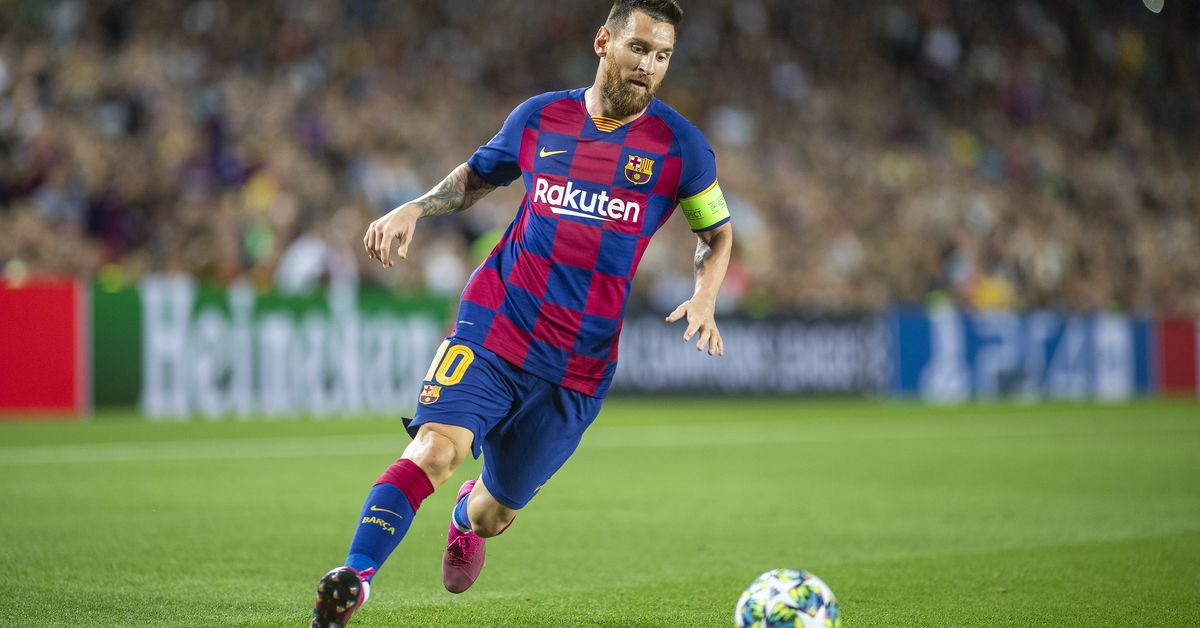
#> input picture video_18_image.jpg, 1200 x 628 px
$ python video_18.py
#> lines starting #> are read from the running program, lines starting #| are printed output that depends on the picture
# -*- coding: utf-8 -*-
"""
Created on Mon May 11 17:43:31 2020

@author: Saif
"""

#%% canny edge detection

import cv2
import numpy as np
import matplotlib.pyplot as plt

def call_back(x):
    pass

img = cv2.imread('video_18_image.jpg', 0)
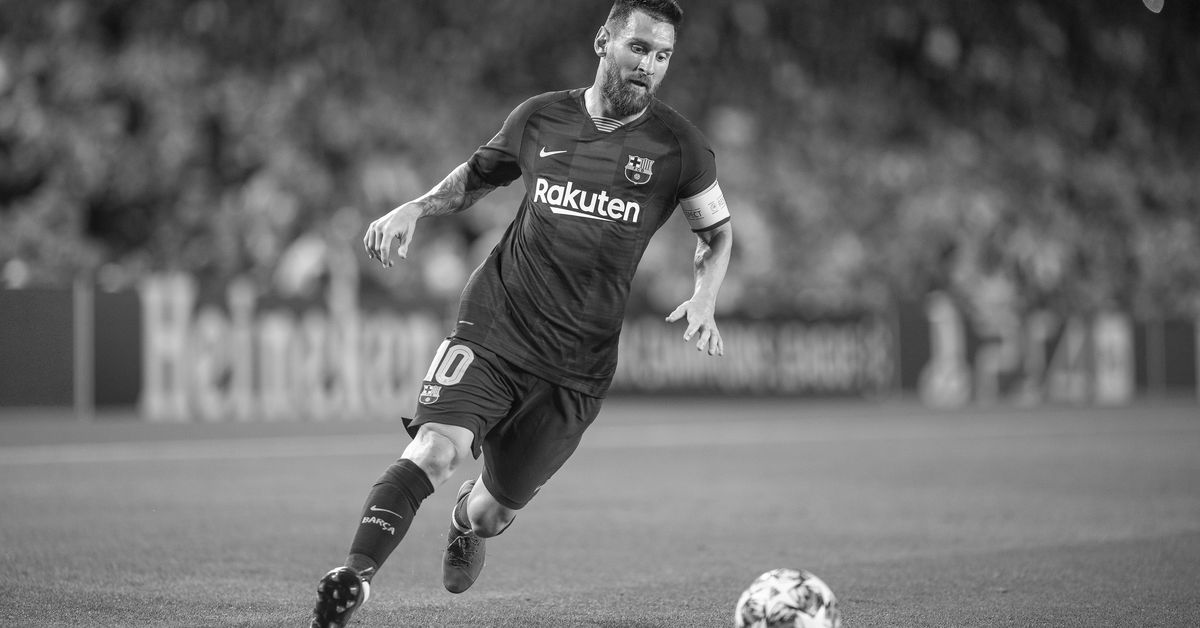
#> img: shape (628, 1200); min 1, max 255, mean 107.8
cv2.namedWindow('track')
cv2.createTrackbar('tr1', 'track', 0, 255, call_back)
cv2.createTrackbar('tr2', 'track', 0, 255, call_back)


while True:
    tr1 = cv2.getTrackbarPos('tr1', 'track')
    tr2 = cv2.getTrackbarPos('tr2', 'track')
    canny = cv2.Canny(img, tr1, tr2)
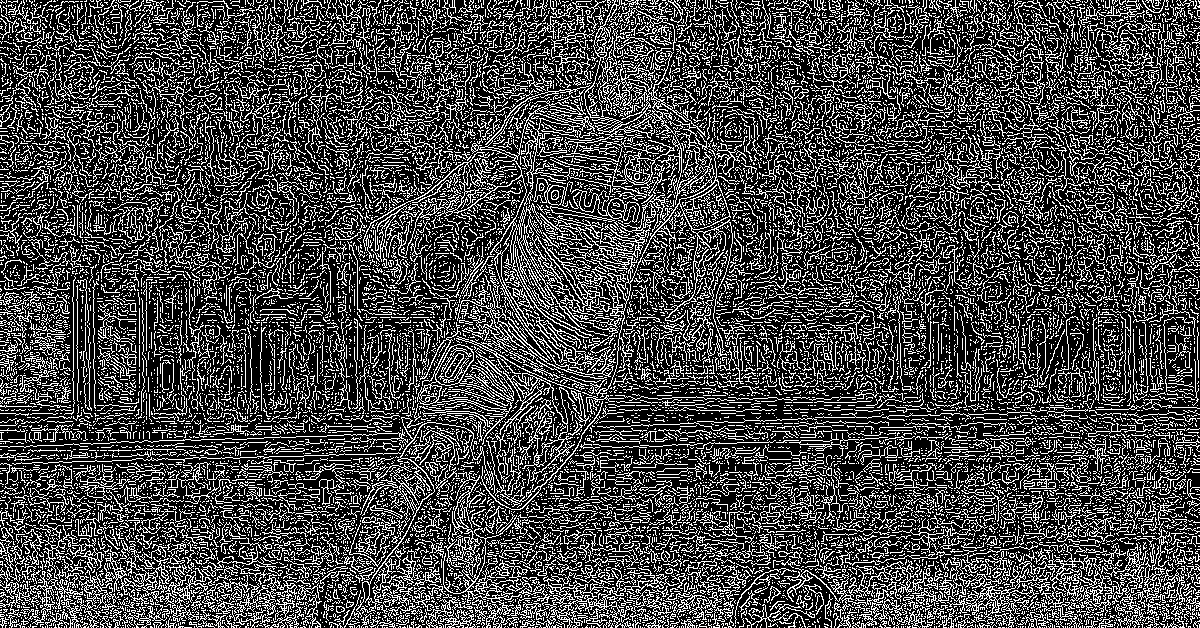
#> canny: shape (628, 1200); 27.7% white in thin lines or dots

    cv2.imshow('image', img)
    cv2.imshow('canny', canny)

    if cv2.waitKey(1) & 0xFF == 27:
#> (key Esc is pressed here)
        break


image = [img, canny]
title = ['original', 'canny']
n = len(title)

# [8 lines of commented-out code are left out]
cv2.destroyAllWindows()

$ run again, with video_13_image.jpg copied over video_18_image.jpg
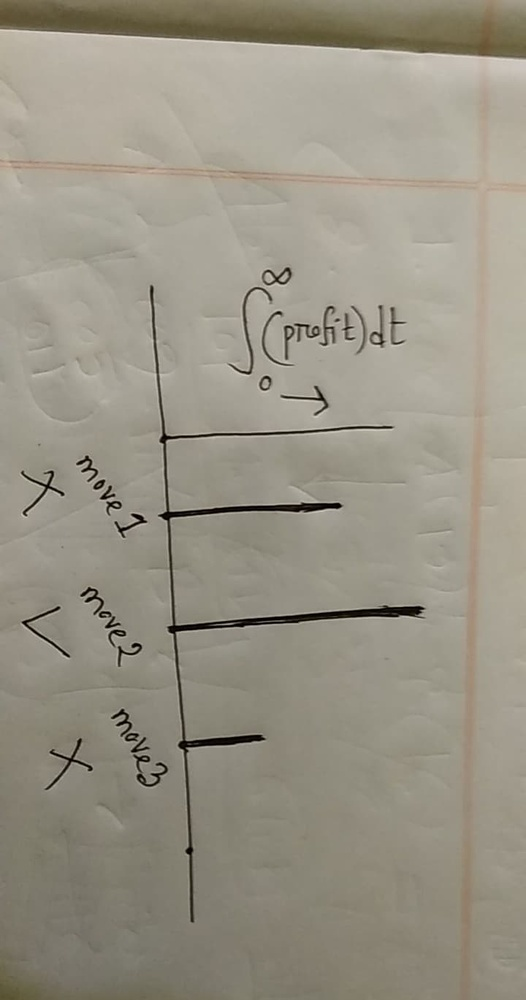
#> input picture video_13_image.jpg, 526 x 1000 px, shrunk from 720 x 1369 before the run
#> `img = cv2.imread('video_18_image.jpg', 0)`:
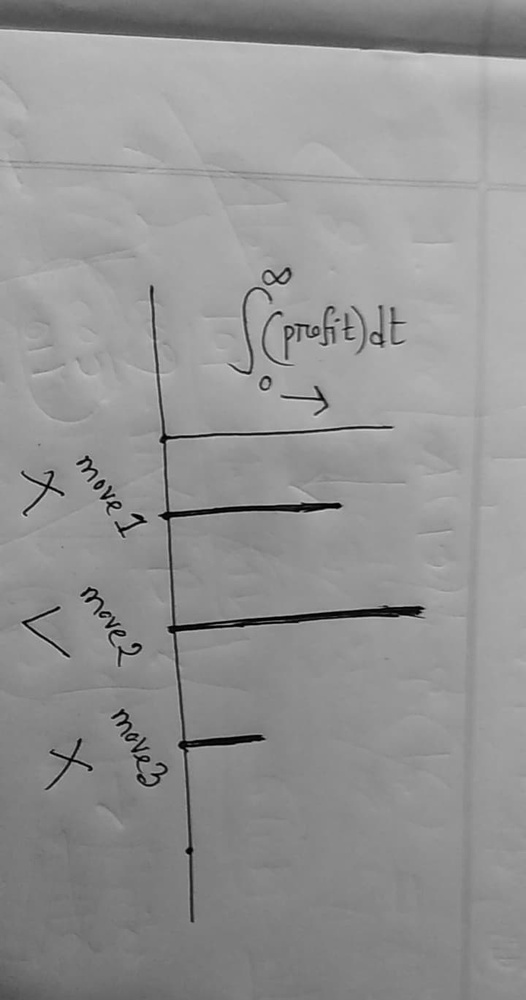
#> img: shape (1000, 526); min 0, max 214, mean 147.5
#> `canny = cv2.Canny(img, tr1, tr2)`:
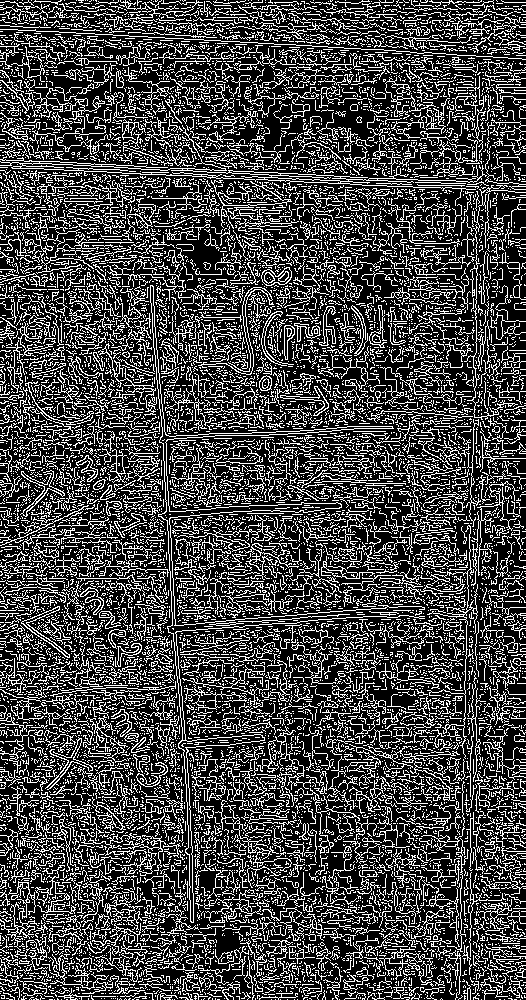
#> canny: shape (1000, 526); 27.2% white in thin lines or dots
